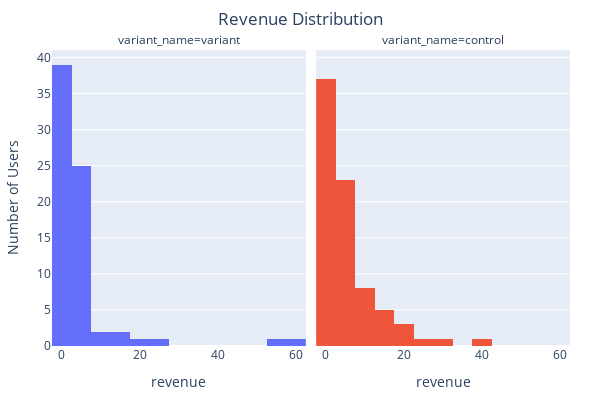

Write notebook code for a chart like this one.
### Markdown cell above
## Revenue Distribution

### Code cell
fig = px.histogram(users[users['revenue'] > 0], x='revenue', height=400, width=600, facet_col="variant_name",
                  color='variant_name')
fig.update_layout(
    margin=dict(l=30, r=30, t=50, b=30),
    yaxis=dict(
    title_text="Number of Users"
    ),
    title_text='Revenue Distribution',
    title_x=0.5,
    showlegend=False
)
fig.show()

### Figure 1 — Plotly figure (JSON) as saved in the notebook; plotly's stock layout.template omitted (floating-point values rounded to 4 significant figures)
{"data": [{"alignmentgroup": "True", "bingroup": "x", "hovertemplate": "variant_name=variant<br>revenue=%{x}<br>count=%{y}<extra></extra>", "legendgroup": "variant", "marker": {"color": "#636efa", "pattern": {"shape": ""}}, "name": "variant", "offsetgroup": "variant", "orientation": "v", "showlegend": true, "type": "histogram", "x": [2.15, 4.27, 1.75, 1.26, 5.45, 3.75, 1.51, 3.98, 1.36, 0.04, 23.04, 1, 8.7, 10.82, 1.26, 1.51, 1.01, 2.72, 0.58, 1.25, 2.27, 2.14, 0.5, 1.25, 0.6, 1.01, 2.7, 5.08, 1, 12.99, 2.16, 3.28, 3.97, 5.02, 12.99, 19.47, 2.5, 0.04, 3, 2.17, 6.46, 3.83, 3.24, 1.01, 1.25, 58.63, 4.52, 2.95, 0.84, 7.27, 1.25, 3.25, 0.9, 57.46, 2.99, 1.3, 0.04, 5.98, 0.06, 1.99, 3.25, 0.02, 1.23, 4.27, 1.99, 2.17, 0.6, 3.75, 2.24, 1.25, 2.92, 1.01], "xaxis": "x", "yaxis": "y"}, {"alignmentgroup": "True", "bingroup": "x", "hovertemplate": "variant_name=control<br>revenue=%{x}<br>count=%{y}<extra></extra>", "legendgroup": "control", "marker": {"color": "#EF553B", "pattern": {"shape": ""}}, "name": "control", "offsetgroup": "control", "orientation": "v", "showlegend": true, "type": "histogram", "x": [3.25, 2.99, 9.91, 10.63, 17.05, 2.17, 1.25, 4.87, 17.87, 11.98, 0.5, 1.56, 3.99, 1.5, 3.24, 2.01, 3.25, 4.27, 1.25, 4.95, 0.02, 2, 17.08, 1.01, 8.66, 0.04, 2.19, 14.24, 1.52, 0.86, 3.25, 1.77, 2.02, 1.25, 4.33, 0.5, 1.29, 1, 18.56, 1.25, 0.04, 2.22, 4.33, 2.99, 3.79, 1.25, 20.07, 9.99, 2.34, 1.01, 2.17, 3.58, 1.92, 10.67, 4.52, 2.16, 0.02, 2.17, 7.58, 2.6, 8.66, 1.26, 6.35, 4.98, 29.32, 2.52, 4.33, 3.25, 14.07, 2.27, 25.98, 0.58, 4.37, 1.66, 41.53, 1.78, 0.23, 2.93, 14.17], "xaxis": "x2", "yaxis": "y2"}], "layout": {"annotations": [{"font": {}, "showarrow": false, "text": "variant_name=variant", "x": 0.245, "xanchor": "center", "xref": "paper", "y": 1, "yanchor": "bottom", "yref": "paper"}, {"font": {}, "showarrow": false, "text": "variant_name=control", "x": 0.755, "xanchor": "center", "xref": "paper", "y": 1, "yanchor": "bottom", "yref": "paper"}], "barmode": "relative", "height": 400, "legend": {"title": {"text": "variant_name"}, "tracegroupgap": 0}, "margin": {"b": 30, "l": 30, "r": 30, "t": 50}, "showlegend": false, "title": {"text": "Revenue Distribution", "x": 0.5}, "width": 600, "xaxis": {"anchor": "y", "domain": [0, 0.49], "title": {"text": "revenue"}}, "xaxis2": {"anchor": "y2", "domain": [0.51, 1], "matches": "x", "title": {"text": "revenue"}}, "yaxis": {"anchor": "x", "domain": [0, 1], "title": {"text": "Number of Users"}}, "yaxis2": {"anchor": "x2", "domain": [0, 1], "matches": "y", "showticklabels": false}}}
